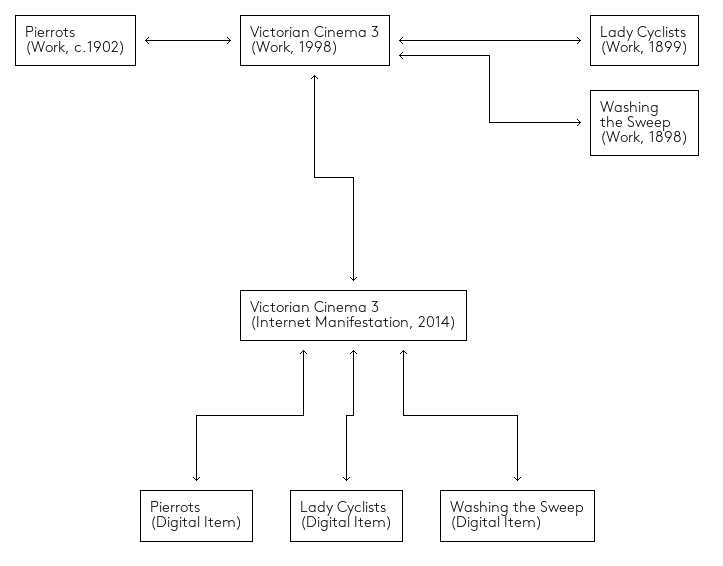

This figure's Python source:
import cv2
import matplotlib.pylab as plt
import json
import numpy
import pandas
import pathlib
import pydash
import skimage
from PIL import Image, ImageDraw, ImageFont

def render():

    def font(weight, size):
        ''' Define a font object. '''

        font_path = pathlib.Path.cwd().parents[0] / 'font' / f'BrownStd{weight}.otf'
        if not font_path.exists():
            raise Exception('Font OTF does not exist.')

        return ImageFont.truetype(str(font_path), size)

    def calc_position(b):

        text = b['text']
        x_step = b['x_step']
        y_step = b['y_step']
        interval = b['interval']
        padding = b['padding']

        text = text.split('\n')
        for x in range(10):
            chunk = text[-1]
            for i, chunk in enumerate(text):
                if len(chunk) > 35:
                    space = [i for i,a in enumerate(chunk) if a == ' ']
                    myspace = max([x for x in space if x < 35])
                    text[i] = [chunk[:myspace], chunk[myspace+1:]]
            text = pydash.flatten(text)

        font_object = font(b['weight'], b['size'])
        text_array = list()
        for i,x in enumerate(text):
            detect = font_object.getbbox(x)
            text_array.append({
                'text': x,
                'x1': x_step,
                'y1': y_step+(i*interval),
                'x2': x_step+detect[2],
                'y2': y_step+(i*interval)+detect[3],
                })

        df = pandas.DataFrame(text_array)
        full_box = (min(df.x1)-padding, min(df.y1)-padding, max(df.x2)+padding, max(df.y2)+padding)

        b['text_array'] = text_array
        b['bbox'] = full_box

        return b

    def anchor(box, axis):

        if axis == 'b':
            axis_x, axis_y = (box[2]+box[0])/2, box[3]
        elif axis == 't':
            axis_x, axis_y = (box[2]+box[0])/2, box[1]
        elif axis == 'l':
            axis_x, axis_y = box[0], (box[1]+box[3])/2
        elif axis == 'r':
            axis_x, axis_y = box[2], (box[1]+box[3])/2
        else:
            raise Exception(f'{axis} not understood.')

        return {'x': int(axis_x), 'y': int(axis_y)}

    with open(pathlib.Path.cwd() / 'figure_12.json') as data:
        data = json.load(data)

    for i, box in enumerate(data['boxes']):
        data['boxes'][i] = calc_position(box)

    for i, arrow in enumerate(data['arrows']):

        source_box = arrow['source_box']
        source_axis = arrow['source_axis']

        target_box = arrow['target_box']
        target_axis = arrow['target_axis']

        a = anchor(data['boxes'][source_box]['bbox'], source_axis)
        b = anchor(data['boxes'][target_box]['bbox'], target_axis)

        data['arrows'][i]['anchor'] = {'a': a, 'b': b}

    max_x = max([x['bbox'][2] for x in data['boxes']])
    max_y = max([x['bbox'][3] for x in data['boxes']])

    test_path = pathlib.Path.cwd() / 'figure_12.png'
    canvas_w, canvas_h = max_x+25, max_y+25
    canvas = numpy.zeros((canvas_h, canvas_w, 3), numpy.uint8)
    canvas[:, :] = (255, 255, 255)

    for b in data['boxes']:
        x1, y1, x2, y2 = b['bbox']
        cv2.rectangle(canvas, (x1, y1), (x2, y2), (0,0,0), 1)

    for a in data['arrows']:

        ax = a['anchor']['a']['x']
        ax += a['source_manual_x']
        ay = a['anchor']['a']['y']
        ay += a['source_manual_y']
        bx = a['anchor']['b']['x']
        bx += a['target_manual_x']
        by = a['anchor']['b']['y']
        by += a['target_manual_y']

        if a['type'] == 'multi_v':
            ay, by = ay+10, by-10
            new_end = (ax, int((ay+by)/2))
            new_start = (bx, int((ay+by)/2))
            cv2.line(canvas, new_start, new_end, (0,0,0), 1)
            cv2.line(canvas, new_end, (ax,ay), (0,0,0), 1)
            cv2.line(canvas, new_start, (bx,by), (0,0,0), 1)
            cv2.arrowedLine(canvas, (ax,ay+45), (ax,ay), (0,0,0), 1)
            cv2.arrowedLine(canvas, (bx,by-45), (bx,by), (0,0,0), 1)

        elif a['type'] == 'multi_h':
            ax, bx = ax+10, bx-10
            new_end = (int((ax+bx)/2), ay)
            new_start = (int((ax+bx)/2), by)
            cv2.line(canvas, new_start, new_end, (0,0,0), 1)
            cv2.line(canvas, new_end, (ax,ay), (0,0,0), 1)
            cv2.line(canvas, new_start, (bx,by), (0,0,0), 1)
            cv2.arrowedLine(canvas, (ax+45,ay), (ax,ay), (0,0,0), 1)
            cv2.arrowedLine(canvas, (bx-45,by), (bx,by), (0,0,0), 1)

    cv2.imwrite(test_path, canvas)

    image_data = Image.open(test_path)
    draw = ImageDraw.Draw(image_data)
    for x in data['boxes']:
        font_object = font(x['weight'], x['size'])
        for a in x['text_array']:
            draw.text((a['x1'],a['y1']), a['text'], font=font_object, fill="#000000")

    image_data.save(test_path)

if __name__ == "__main__":
    render()
